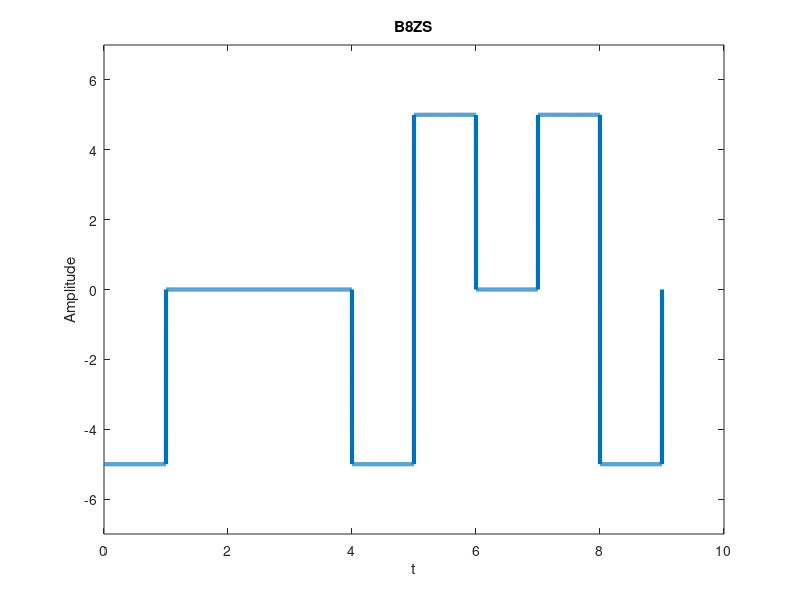

Recreate this plot in MATLAB.
% B8ZS

% modulation
%bits = input('prompt');
bits = [1 0 0 0 0 0 0 0 0];
voltage = 5;
bitrate = 1;
n = 1000;
T = length(bits)/bitrate;
N = n*length(bits);
dt = T/N;
t = 0:dt:T;
x = zeros(1,length(t));
counter = 0;
lastbit = voltage;

for i=1:length(bits)
  if bits(i)==0
    counter = counter + 1;
    if counter==8
      x((i-1-7)*n+1:(i-7)*n) = 0;
      x((i-1-6)*n+1:(i-6)*n) = 0;
      x((i-1-5)*n+1:(i-5)*n) = 0;
      x((i-1-4)*n+1:(i-4)*n) = lastbit;
      x((i-1-3)*n+1:(i-3)*n) = -lastbit;
      lastbit = -lastbit;
      x((i-1-2)*n+1:(i-2)*n) = 0;
      x((i-1-1)*n+1:(i-1)*n) = lastbit;
      x((i-1)*n+1:i*n) = -lastbit;
      lastbit = -lastbit;
      counter = 0;
    end
  else
    counter = 0;
    x((i-1)*n+1:i*n) = -lastbit;
    lastbit = -lastbit;
  end
end
plot(t, x, 'Linewidth', 3);
ylim([-7, 7]);
xlabel('t');
ylabel('Amplitude');
title('B8ZS');

% demodulation
index = 0;
lastbit = voltage;
for i = 1:length(t)
  if t(i) > index
    index = index + 1;
    if x(i)==lastbit
      result(index:index+4) = 0;
      index = index + 4;
    else
      if(x(i)==0)
        result(index) = 0;
      else
        result(index) = 1;
        lastbit = -lastbit;
      end
    end
  end
end
disp('B8ZS Decoding:');
disp(result);
